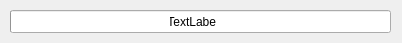
<?xml version="1.0" encoding="UTF-8"?>
<ui version="4.0">
 <class>form_loadfile</class>
 <widget class="QDialog" name="form_loadfile">
  <property name="windowModality">
   <enum>Qt::ApplicationModal</enum>
  </property>
  <property name="geometry">
   <rect>
    <x>0</x>
    <y>0</y>
    <width>402</width>
    <height>43</height>
   </rect>
  </property>
  <property name="minimumSize">
   <size>
    <width>402</width>
    <height>43</height>
   </size>
  </property>
  <property name="maximumSize">
   <size>
    <width>402</width>
    <height>43</height>
   </size>
  </property>
  <property name="windowTitle">
   <string>form_loadfile</string>
  </property>
  <property name="sizeGripEnabled">
   <bool>false</bool>
  </property>
  <widget class="QProgressBar" name="pbLoadInfos">
   <property name="enabled">
    <bool>true</bool>
   </property>
   <property name="geometry">
    <rect>
     <x>10</x>
     <y>10</y>
     <width>381</width>
     <height>23</height>
    </rect>
   </property>
   <property name="value">
    <number>0</number>
   </property>
   <property name="textVisible">
    <bool>false</bool>
   </property>
   <property name="format">
    <string/>
   </property>
  </widget>
  <widget class="QLabel" name="lblAmountInfos">
   <property name="geometry">
    <rect>
     <x>170</x>
     <y>15</y>
     <width>46</width>
     <height>13</height>
    </rect>
   </property>
   <property name="frameShape">
    <enum>QFrame::NoFrame</enum>
   </property>
   <property name="text">
    <string>TextLabel</string>
   </property>
   <property name="alignment">
    <set>Qt::AlignCenter</set>
   </property>
  </widget>
 </widget>
 <resources/>
 <connections/>
</ui>
